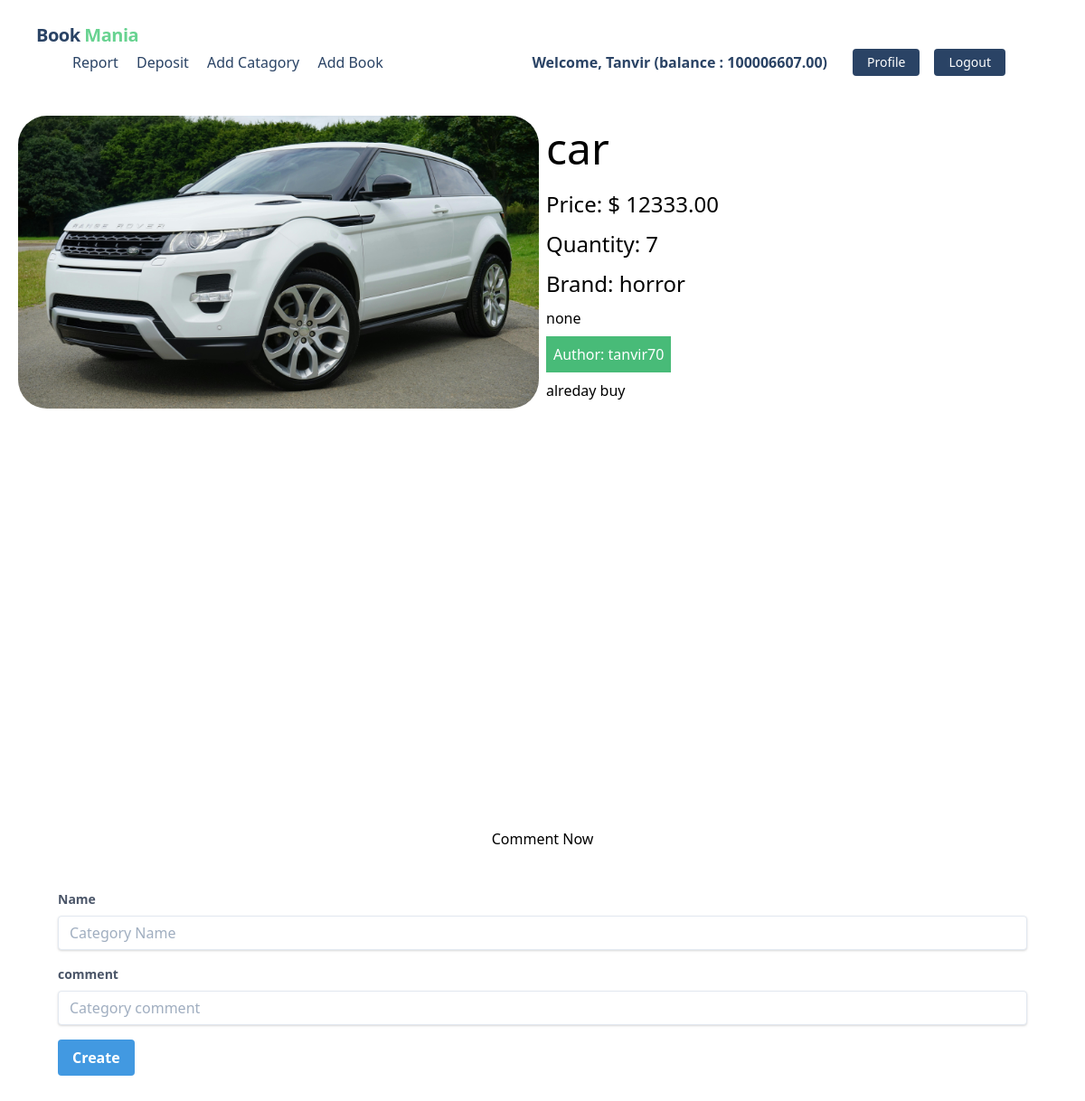
Page /details/4 (signed in) on the committed database.
### author/models.py (models this page shows, shortened)
class UserAccount(models.Model):
    user = models.OneToOneField(User, related_name='account', on_delete=models.CASCADE)
    balance = models.DecimalField(default=0,max_digits=12,decimal_places=2)

### book/models.py (models this page shows)
class book(models.Model):
    image=models.ImageField(upload_to='book/images/',blank=True,null=True)
    name = models.CharField(max_length=100)
    price=models.DecimalField(default=0,max_digits=12,decimal_places=2)
    catagory= models.ForeignKey(Category,on_delete=models.CASCADE)
    quantity=models.IntegerField()
    discription=models.TextField()
    author=models.ForeignKey(User,on_delete=models.CASCADE,null=True,blank=True)

### catagory/models.py (models this page shows)
class Category(models.Model):
    name=models.CharField(max_length=100)
    slug=models.CharField(max_length=100,unique=True)
    def __str__(self):
        return self.name

### library_management/views.py (the view)
# urls.py: path('details/<int:id>',carDetails,name='bookdetails'),
def carDetails(request,id):
    data=book.objects.get(id=id)
    bookcomment=BookComment.objects.filter(book=data)
    borrows=borrow.objects.filter(user=request.user,book=data).exists()
    if request.method =='POST':
        commentForm=CommentForm(request.POST)
        if commentForm.is_valid():
            comment=commentForm.save(commit=False)
            comment.book=data
            comment.save()
            return redirect('bookdetails',id=id)
        else:
            pass
    else:
        commentForm=CommentForm()
    return render(request,'CarDtaile.html',{'data':data,'b':borrows,'form':commentForm,'allcomments':bookcomment})

### book/forms.py
class CommentForm(forms.ModelForm):
    class Meta:
        model=BookComment
        fields=['name', 'comment']

### templates/CarDtaile.html (shortened to what this page needs)
{% extends 'base.html' %}
{% block body %}
<div class="flex gap-2 justify-between p-5" style="height: 100vh;">
    <div class="row row-cols-6">
        <img src="{{data.image.url}}" style="
        width: 40rem; border-radius: 2rem;
    ">
    </div>
    <div class="flex flex-col gap-2 " style="width: 40rem;">
        <h1 class="text-5xl">{{data.name}}</h1>
        <p class="text-2xl">Price: $ {{data.price}}</p>
        <p class="text-2xl">Quantity: {{data.quantity}}</p>
        <p class="text-2xl">Brand: {{data.catagory}}</p>
        <p>{{data.discription}}</p>
        <span class="text-white bg-green-500 p-2 " style="width: fit-content;">Author: {{data.author}}</span>
        <div>
            {% if b %}
            <h1>alreday buy</h1>
            {% else %}
            <form action="{% url 'borrow' data.id %}" method="post">
                {% csrf_token %}
                <button class="text-white bg-blue-500 p-2  rounded-md" type="submit">Borrow Now</button>
            </form>
            {% endif %}
        </div>
    </div>
</div>
{% if b %}
<h1 class="text-center p-2">Comment Now</h1>
<div class="px-8 flex flex-col  py-1 gap-2">
    <div class="">
    <form method="post" class="p-8">
        <div class="mb-4">
            <label class="block text-gray-700 text-sm font-bold mb-2" for="name">
                Name
            </label>
            <input
                class="shadow appearance-none border rounded w-full py-2 px-3 text-gray-700 leading-tight focus:outline-none focus:shadow-outline"
                id="name" name="name" type="text" placeholder="Category Name"
                value="{{ form.name.value|default_if_none:'' }}">
        </div>
        <div class="mb-4">
            <label class="block text-gray-700 text-sm font-bold mb-2" for="comment">
                comment
            </label>
            <input
                class="shadow appearance-none border rounded w-full py-2 px-3 text-gray-700 leading-tight focus:outline-none focus:shadow-outline"
                id="comment" name="comment" type="text" placeholder="Category comment"
                value="{{ form.comment.value|default_if_none:'' }}">
        </div>
        <div class="flex items-center justify-between">
            <button
                class="bg-blue-500 hover:bg-blue-700 text-white font-bold py-2 px-4 rounded focus:outline-none focus:shadow-outline"
                type="submit">
                Create
            </button>
        </div>
    </form>
</div>
{% endif %}
{% endblock %}

### templates/navber.html (shortened to what this page needs)
<nav class="flex items-center justify-between flex-wrap bg-white p-6 px-10">
    <div class="flex items-center flex-shrink-0 text-white mr-6">
        <span class="font-semibold text-xl tracking-tight text-blue-900"><a href="/">Book <span
                    class="text-green-400">Mania</span></a></span>
    </div>
    <div class="w-full block flex-grow lg:flex lg:items-center lg:w-auto px-10">
        {% if request.user.is_authenticated %}
        <div class="text-md lg:flex-grow">
            <a href="{% url 'report' %}"
                class="block mt-4 lg:inline-block lg:mt-0 text-blue-900 hover:text-red-900 hover:font-black mr-4">
                Report
            </a>
            <a href="{% url 'deposit' %}"
                class="block mt-4 lg:inline-block lg:mt-0 text-blue-900 hover:text-red-900 hover:font-black mr-4">
                Deposit
            </a>
            <a href="{% url 'category' %} "
                class="block mt-4 lg:inline-block lg:mt-0 text-blue-900 hover:text-red-900 hover:font-black mr-4">
                Add Catagory
            </a>
            <a href="{% url 'bookadd' %} "
                class="block mt-4 lg:inline-block lg:mt-0 text-blue-900 hover:text-red-900 hover:font-black mr-4">
                Add Book
            </a>
        </div>
        <div class="flex w-auto">
            <div class="text-blue-900 my-auto font-black px-5">Welcome, {{ request.user.first_name }} (balance :
                {{request.user.account.balance}}) </div>
            <a href="{% url 'profile'%} "
                class="mx-2 inline-block font-medium text-sm px-4 py-2 leading-none bg-blue-900 rounded text-white border-white hover:border-transparent hover:text-dark hover:bg-red-700 mt-4 lg:mt-0">Profile</a>
            <form action=" {%url 'logout'%}" method="post">
                <button
                    class="mx-2 inline-block font-medium text-sm px-4 py-2 leading-none bg-blue-900 rounded text-white border-white hover:border-transparent hover:text-dark hover:bg-red-700 mt-4 lg:mt-0">Logout</button>
            </form>
        </div>
        {% endif %}
    </div>
</nav>

### rows in the picture
book: image (picture), name "car", price "12333.00", quantity "7", catagory "horror", discription "none", author "tanvir70"

### other values in the picture
{{ request.user.first_name }} "Tanvir"
{{ request.user.account.balance }} "100006607.00"
